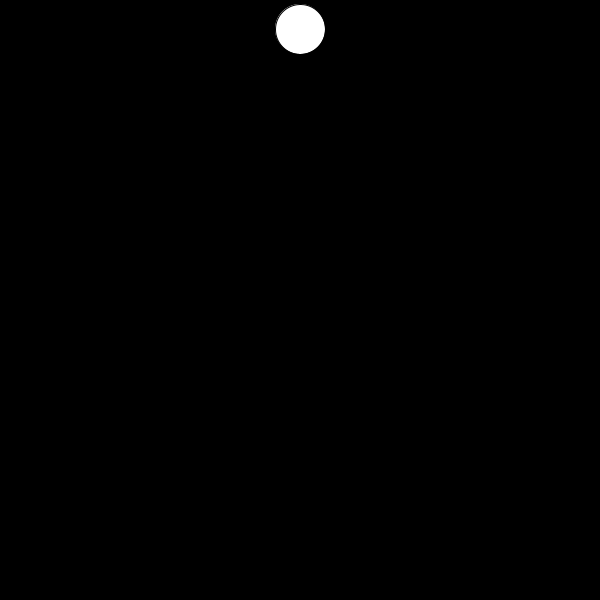
Frame 1 (no input)
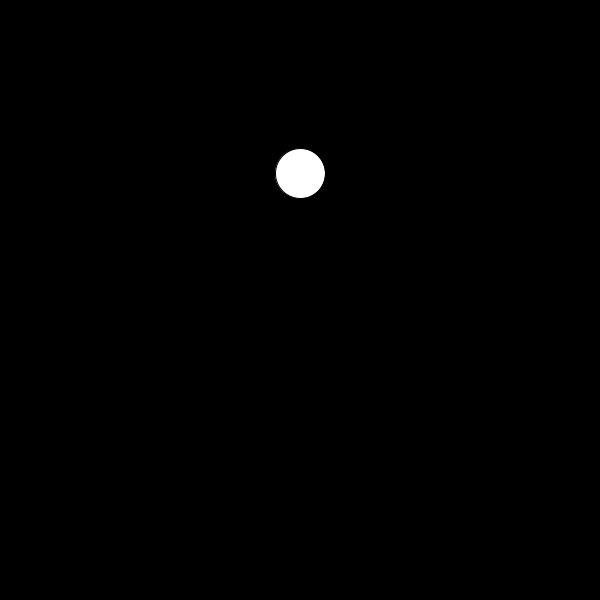
Frame 60 (the mouse pressed at the canvas centre just before this capture)
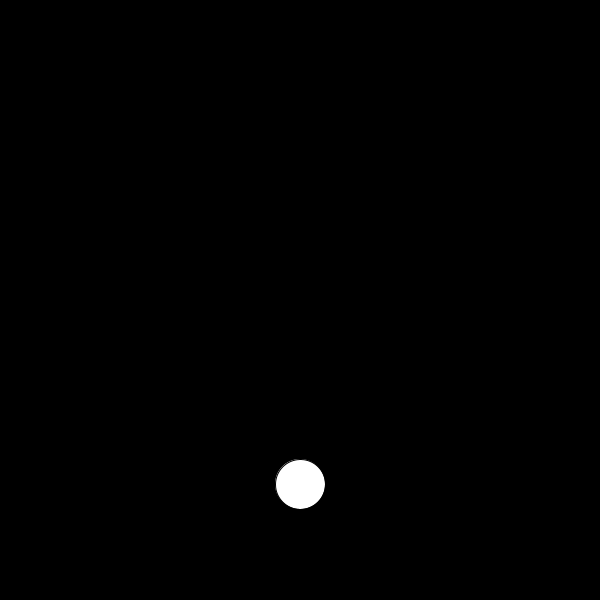
Frame 120 (the mouse held since frame 60 and released just before this capture)

The Processing sketch that drew these frames (run headless with seeded random() and noise(); from frame 60 on, the mouse is pressed at the canvas centre):

// Processing sketch: Q1
// ── Q1.pde
PVector pos, vel, accel; 

void setup(){
  size(600, 600); 

  pos = new PVector(width/2, 25); 
  vel = new PVector(0,4);
  accel = new PVector(0,0.5);
  

  smooth(); 
}

void draw(){
  background(0); 
  
  pos.add(vel);
  vel.add(accel);

  ellipse(pos.x, pos.y, 50, 50); 

  if(pos.y >= height){
    pos.y = 25;
    vel = new PVector(0,4);

  }
}
